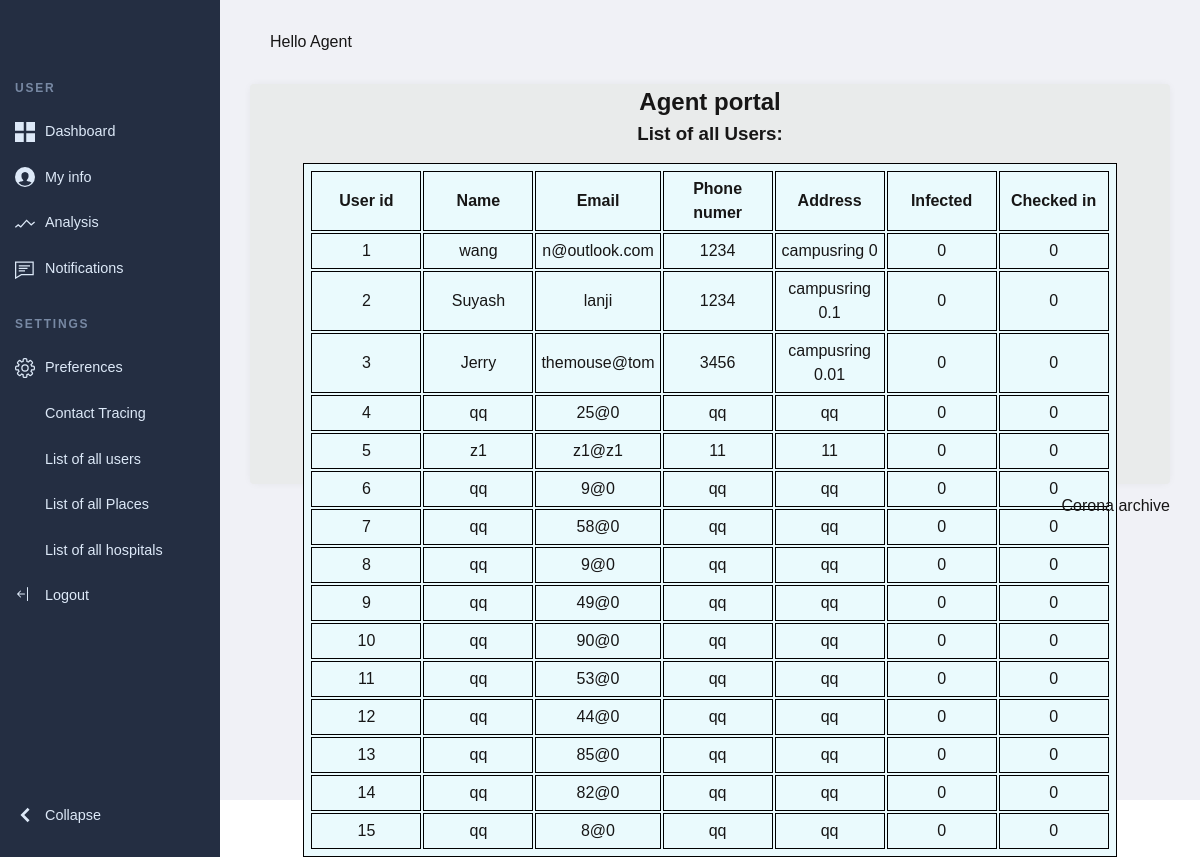
Screenshot of /allusers (signed in) with the database file from the repository.
### tables this page shows
CREATE TABLE Visitor(
            citizen_id integer PRIMARY KEY,
            visitor_name text NOT NULL, 
            email text NOT NULL,
            phone_number text NOT NULL, 
            address text NOT NULL,
            password text NOT NULL,
            infected integer NOT NULL,
            checked_in   BOOLEAN NOT NULL DEFAULT (0) 
        );

### app.py (the view)
@app.route('/allusers',methods=['GET','POST'])
def showallusers():
    if session.get('loggedIn') == 'agent':
        return render_template('all_users.html', data=getUsers())
    else:
        return redirect(url_for('index'))

### app.py (called while the page is built)
def db_connection(): #database connection
    conn = None
    try:
        conn = sqlite3.connect("project.sqlite")
    except sqlite3.error as e:
        print(e)
    return conn

def getUsers(searchID = -1):
    conn = db_connection()
    cursor = conn.cursor()
    statement = f'SELECT * FROM Visitor;'
    cursor.execute(statement)
    users = cursor.fetchall()
    users = [list(user) for user in users]
    return users

### templates/all_users.html (shortened to what this page needs)
{% extends 'base.html' %}
{% block body %}
<header class="page-header">
    <nav>
      <ul class="admin-menu">
        <li class="menu-heading">
          <h3>User</h3>
        </li>
        <li>
          <a href="/agent_dashboard">
            <svg>
              <use xlink:href="#dashboard"></use>
            </svg>
            <span>Dashboard</span>
          </a>
        </li>
        <li>
            <a href="#0">
              <svg>
                <use xlink:href="#users"></use>
              </svg>
              <span>My info</span>
            </a>
          </li>
        <li>
          <a href="#0">
            <svg>
              <use xlink:href="#trends"></use>
            </svg>
            <span>Analysis</span>
          </a>
        </li>
        <li>
          <a href="/hospital_request">
            <svg>
              <use xlink:href="#notifications"></use>
            </svg>
            <span>Notifications</span>
          </a>
        </li>
        <li class="menu-heading">
          <h3>Settings</h3>
        </li>
        <li>
          <a href="#0">
            <svg>
              <use xlink:href="#settings"></use>
            </svg>
            <span>Preferences</span>
          </a>
        </li>
        <li>
          <a href="/contact-tracing">
            <svg>
                <use xlink:href="#people"></use>
            </svg>
            <span>Contact Tracing</span>
          </a>
        </li>
        <li>
          <a href="/allusers">
            <svg>
              <use xlink:href="#people"></use>
            </svg>
            <span>List of all users</span>
          </a>
        </li>
        <li>
          <a href="/allplaces">
            <svg>
              <use xlink:href="#people"></use>
            </svg>
            <span>List of all Places</span>
          </a>
        </li>
        <li>
          <a href="/allhospitals">
            <svg>
              <use xlink:href="#people"></use>
            </svg>
            <span>List of all hospitals</span>
          </a>
        </li>
        <li>
        <li>
          <a href="/logout">
            <svg>
                <use xlink:href="#logout"></use>
            </svg>
            <span>Logout</span>
          </a>
        </li>
        <li>
          <div class="switch">
          </div>
          <button class="collapse-btn" aria-expanded="true" aria-label="collapse menu">
            <svg aria-hidden="true">
              <use xlink:href="#collapse"></use>
            </svg>
            <span>Collapse</span>
          </button>
        </li>
      </ul>
    </nav>
</header>
<section class="page-content">
	<section class="search-and-user">
		<div class="admin-profile" style="text-align: left;">
		<span class="greeting">Hello Agent</span>
		</div>
	</section>
	<section class="grid">
		<article>
            <div class="container">
                <h2>Agent portal</h2>
                <h3>List of all Users:</h3>
                <table style="margin-top:15px" id="val">
                  <thead>
                    <tr>
                      <th>User id</th>
                      <th>Name</th>
                      <th>Email</th>
                      <th>Phone numer</th>
                      <th>Address</th>
                      <th>Infected</th>
                      <th>Checked in</th>
                    </tr>
                  </thead>
                  <tbody id="myTable">
                    {% for row in data %}
                          <tr>
                              <td>{{row[0]}}</td>
                              <td>{{row[1]}}</td>
                              <td>{{row[2]}}</td>
                              <td>{{row[3]}}</td>
                              <td>{{row[4]}}</td>
                              <td>{{row[6]}}</td>
                              <td>{{row[7]}}</td>
                          </tr>
                      {% endfor %}
                  </tbody>
                </table>
              </div>
        </article>
	</section>
	<footer class="page-footer">
		<span>Corona archive</span>
	</footer>
</section>
{% endblock %}

### static/css/portal.css (style rules this page uses)
:root { --page-header-bgColor: #242e42; --page-header-bgColor-hover: #1d2636; --page-header-txtColor: #dde9f8; --page-header-headingColor: #7889a4; --page-header-width: 220px; --page-content-bgColor: #f0f1f6; --page-content-txtColor: #171616; --page-content-blockColor: #fff; --white: #fff; --black: #333; --blue: #00b9eb; --red: #ec1848; --border-radius: 4px; --box-shadow: 0 0 10px -2px rgba(0, 0, 0, 0.075); --switch-bgLightModeColor: #87cefa; --switch-sunColor: gold; --switch-moonColor: #f4f4f4; --switch-bgDarkModeColor: #1f1f27; }
* { padding: 0; margin: 0; box-sizing: border-box; }
ul { list-style: none; }
a, button { color: inherit; }
a { text-decoration: none; }
button { background: none; cursor: pointer; }
button, input { border: none; }
svg { display: block; }
body { font: 16px/1.5 "Lato", sans-serif; }
.page-header { position: fixed; top: 0; left: 0; right: 0; bottom: 0; overflow: auto; padding-top: 20px; width: var(--page-header-width); color: var(--page-header-txtColor); background: var(--page-header-bgColor); }
.page-header nav { display: flex; flex-direction: column; min-height: 100%; }
.page-header .admin-menu { display: flex; flex-direction: column; flex-grow: 1; margin-top: 35px; }
.page-header .admin-menu li:nth-last-child(2) { margin-bottom: 35px; }
.page-header .admin-menu li:last-child { margin-top: auto; margin-bottom: 20px; }
.page-header .admin-menu li > * { width: 100%; padding: 12px 15px; }
.page-header .admin-menu .menu-heading h3 { text-transform: uppercase; letter-spacing: 0.15em; font-size: 12px; margin-top: 12px; color: var(--page-header-headingColor); }
.page-header .admin-menu svg { width: 20px; height: 20px; fill: var(--page-header-txtColor); margin-right: 10px; }
.page-header .admin-menu a, .page-header .admin-menu button { display: flex; align-items: center; font-size: 0.9rem; }
.page-content { position: relative; left: var(--page-header-width); width: calc(100% - var(--page-header-width)); min-height: 100vh; padding: 30px; color: var(--page-content-txtColor); background: var(--page-content-bgColor); }
.search-and-user { display: grid; grid-template-columns: 1fr auto; grid-column-gap: 50px; align-items: center; background: var(--page-content-bgColor); margin-bottom: 30px; }
.search-and-user ::placeholder { color: var(--white); }
.search-and-user .admin-profile { display: flex; align-items: center; }
.search-and-user .admin-profile .greeting { margin: 0 10px 0 20px; }
.page-content .grid { display: grid; grid-template-columns: repeat(2, 1fr); grid-gap: 30px; }
.page-content .grid > article { display: flex; height: 400px; background: var(--page-content-blockColor); border-radius: var(--border-radius); box-shadow: var(--box-shadow); align-items: center; justify-content: center; text-align: center; }
.page-footer { font-size: 1rem; display: flex; align-items: center; justify-content: flex-end; margin-top: 10px; }

### templates/all_users.html (style rules this page uses)
.page-content .grid { display: grid; grid-template-columns: repeat(1, 1fr); grid-gap: 30px; }
.page-content .grid > article { display: flex; height: 400px; background: var(--page-content-blockColor); border-radius: var(--border-radius); box-shadow: var(--box-shadow); align-items:initial; justify-content: center; text-align: center; background: #e9ebeb; }
* { box-sizing: border-box; }
body { margin: 0; font-family: Arial, Helvetica, sans-serif; }
table, th, td { width:110px; text-align:center; border:1px solid black; padding:5px; margin-left: 0; margin-right: 0; background: #eafafd; }
table { width: 100%; }

### rows the page displays
Visitor: citizen_id "1", visitor_name "wang", email "n@outlook.com", phone_number "1234", address "campusring 0", infected "0", checked_in "0"
Visitor: citizen_id "2", visitor_name "Suyash", email "lanji", phone_number "1234", address "campusring 0.1", infected "0", checked_in "0"
Visitor: citizen_id "3", visitor_name "Jerry", email "themouse@tom", phone_number "3456", address "campusring 0.01", infected "0", checked_in "0"
Visitor: citizen_id "4", visitor_name "qq", email "25@0", phone_number "qq", address "qq", infected "0", checked_in "0"
Visitor: citizen_id "5", visitor_name "z1", email "z1@z1", phone_number "11", address "11", infected "0", checked_in "0"
Visitor: citizen_id "6", visitor_name "qq", email "9@0", phone_number "qq", address "qq", infected "0", checked_in "0"
Visitor: citizen_id "7", visitor_name "qq", email "58@0", phone_number "qq", address "qq", infected "0", checked_in "0"
Visitor: citizen_id "8", visitor_name "qq", email "9@0", phone_number "qq", address "qq", infected "0", checked_in "0"
Visitor: citizen_id "9", visitor_name "qq", email "49@0", phone_number "qq", address "qq", infected "0", checked_in "0"
Visitor: citizen_id "10", visitor_name "qq", email "90@0", phone_number "qq", address "qq", infected "0", checked_in "0"
Visitor: citizen_id "11", visitor_name "qq", email "53@0", phone_number "qq", address "qq", infected "0", checked_in "0"
Visitor: citizen_id "12", visitor_name "qq", email "44@0", phone_number "qq", address "qq", infected "0", checked_in "0"
Visitor: citizen_id "13", visitor_name "qq", email "85@0", phone_number "qq", address "qq", infected "0", checked_in "0"
Visitor: citizen_id "14", visitor_name "qq", email "82@0", phone_number "qq", address "qq", infected "0", checked_in "0"
Visitor: citizen_id "15", visitor_name "qq", email "8@0", phone_number "qq", address "qq", infected "0", checked_in "0"
